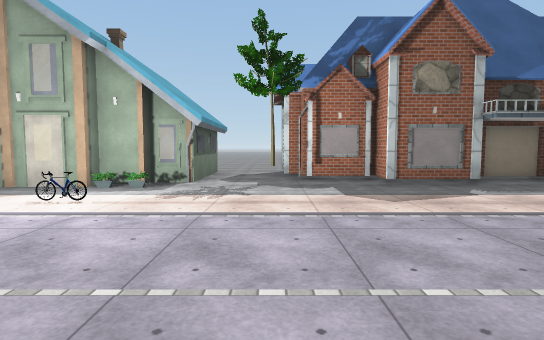
view 1 (above)

24 first-person views from a walk through a scene from a Unity 3-D project. The camera is 1.4 m above the floor, tilts 4° down and sees 80° across. The floor is counted in squares, 2 m on a side. Each view is taken from the middle of a square. On the plan, view 1 faces up. The plan holds only what a view shows up to about 10 squares ahead; the rest is blank. The place goes on beyond the plan. The player is left out. Some animated figures are not drawn. Some surface patterns are stand-ins.

view 2
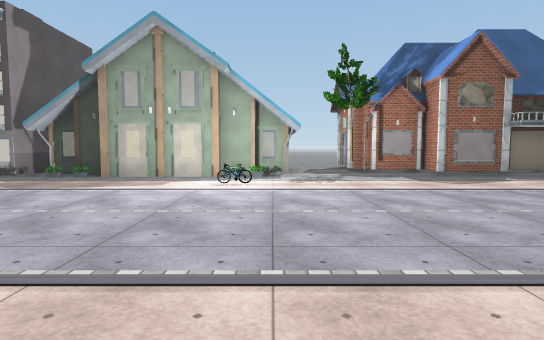

view 3
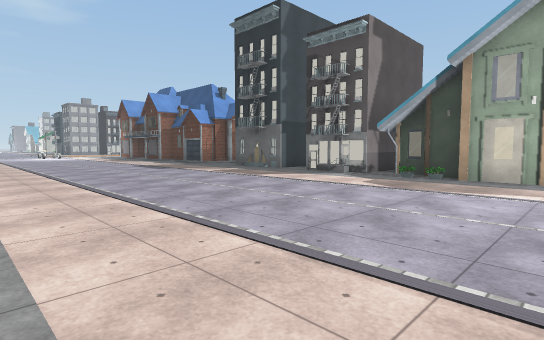

view 4
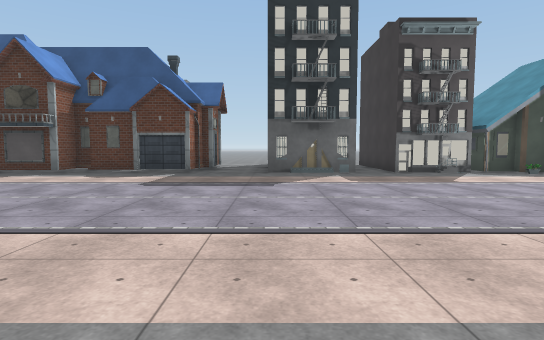

view 5
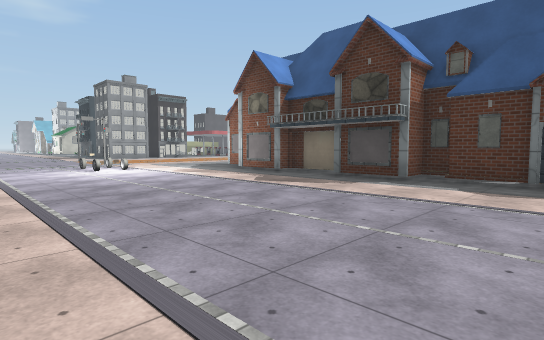

view 6
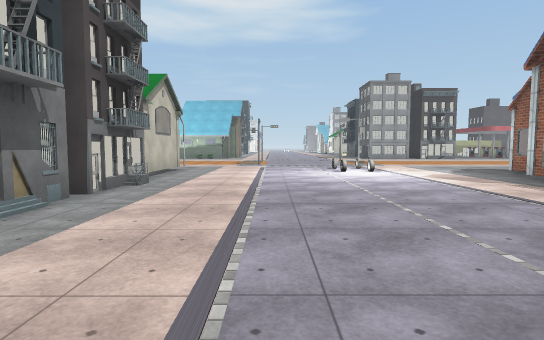

view 7
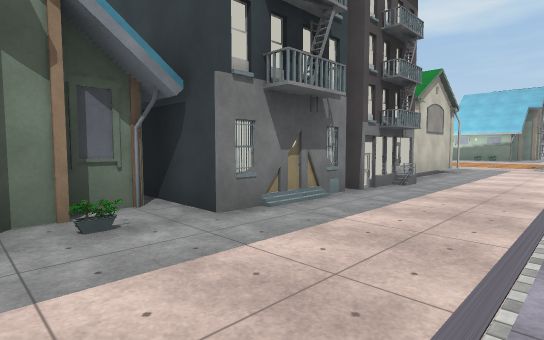

view 8
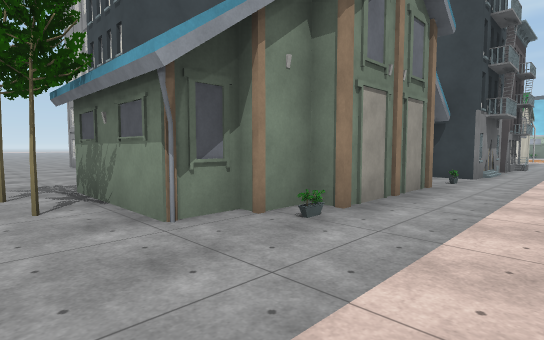

view 9
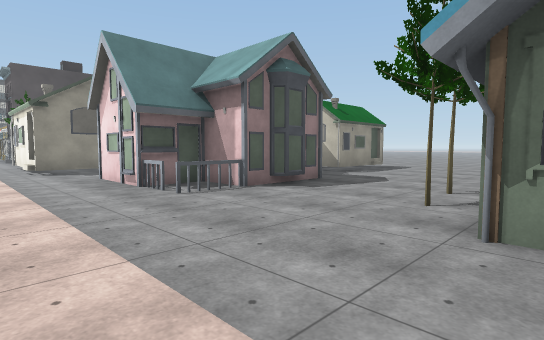

view 10
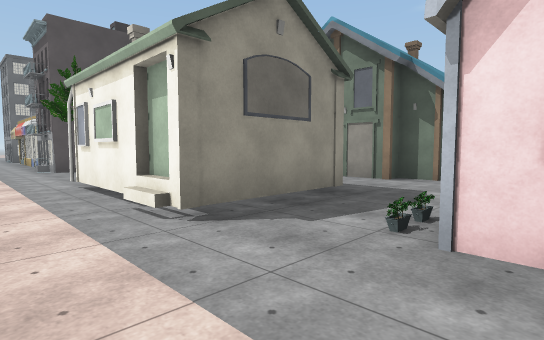

view 11
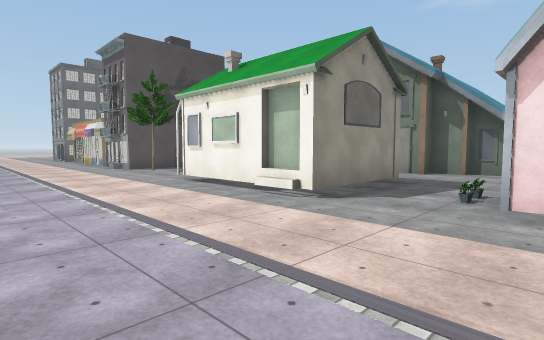

view 12
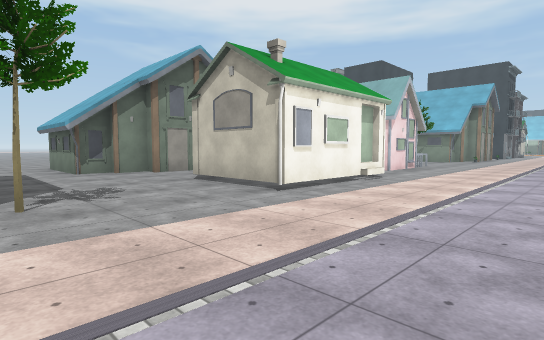

view 13
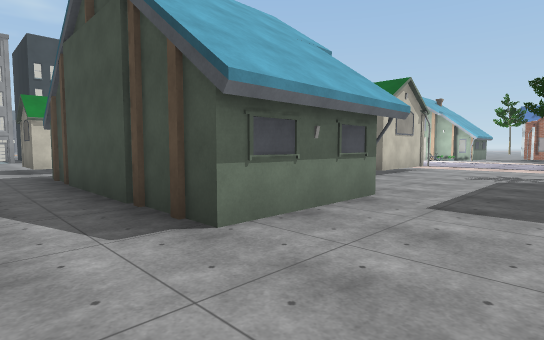

view 14
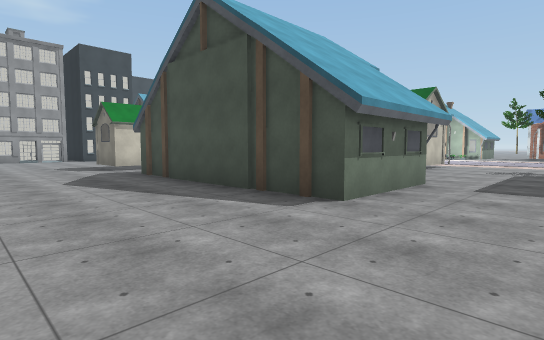

view 15
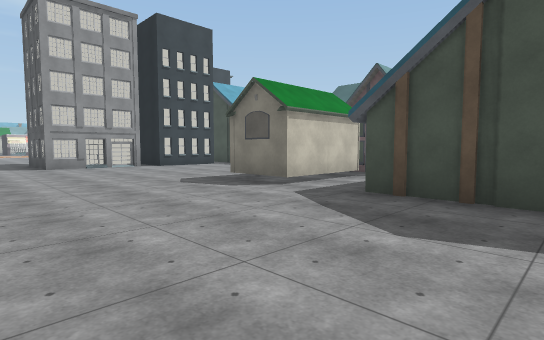

view 16
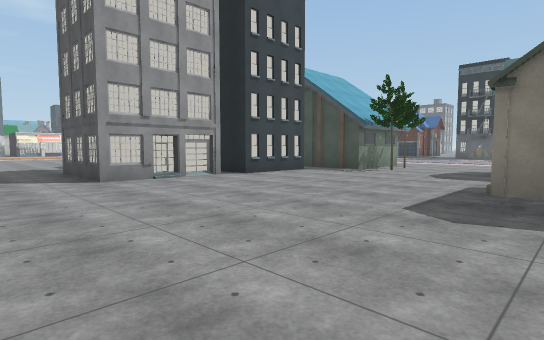

view 17
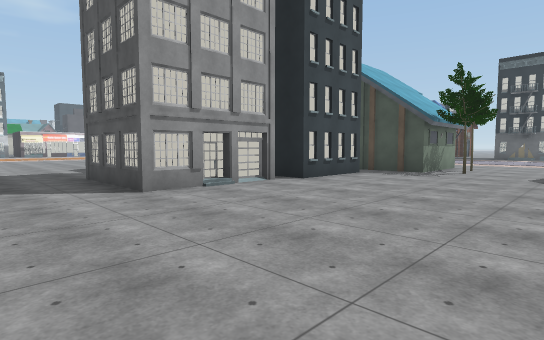

view 18
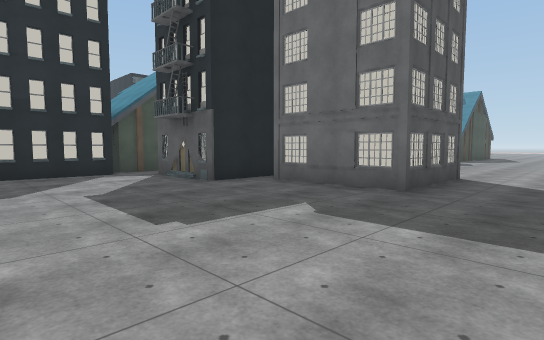

view 19
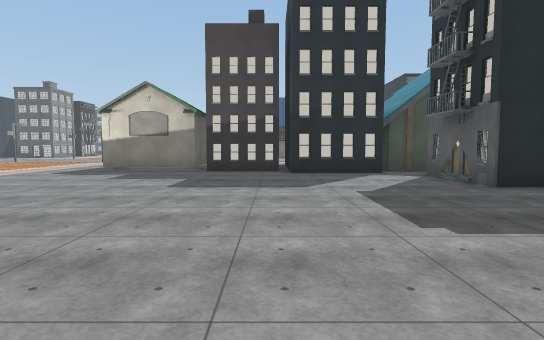

view 20
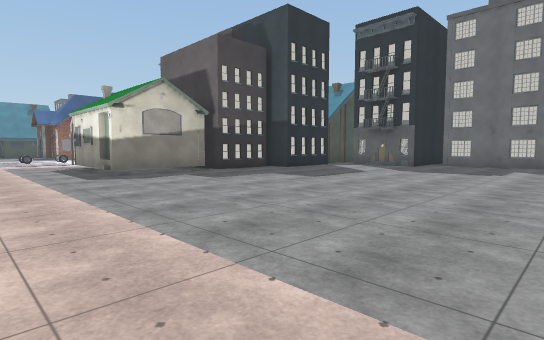

view 21
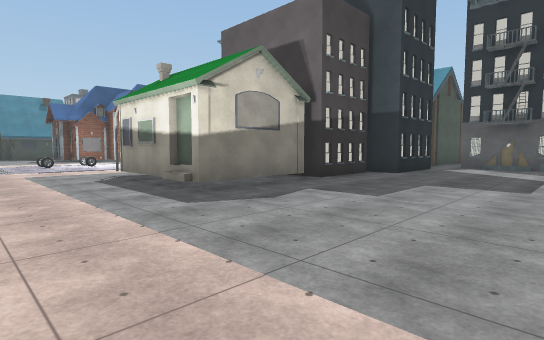

view 22
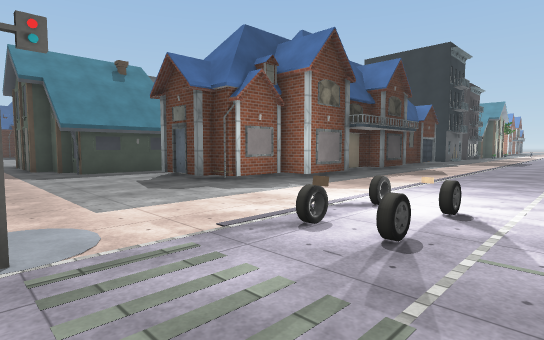

view 23
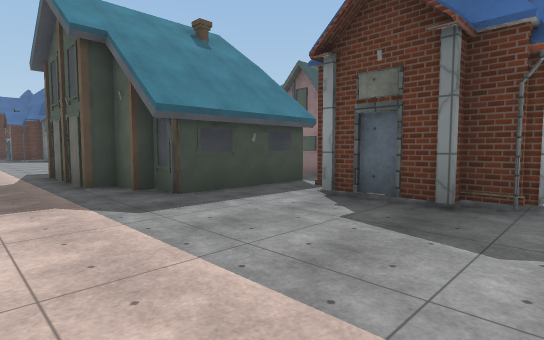

view 24
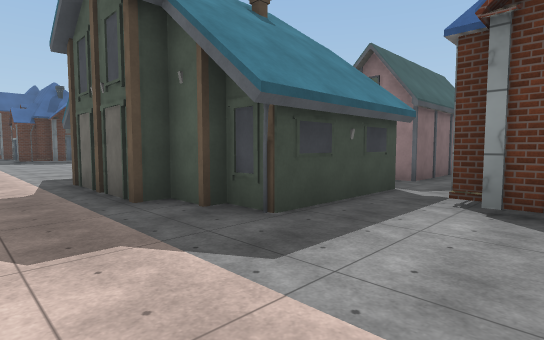

### Floor plan
Key: @ floor where view 1 was taken; # wall or solid block; . floor; = window, fence, low wall or low ledge; H house; T tree; B building; O other object.
Columns run from 31 left of view 1 to 3 right of it. Each row starts with its distance up from view 1.
 20  ..
 19  ..
 18  ..
 17  ..
 16  ..
 15  .#
 14  .#       HH
 13 ..#       HH
 12 ..#  H #
 11 ...  H.###
 10 .........                     ..
  9 .....#                      HH..#
  8 ....##                 B     H..#
  7 ....#########  #.   .# B     H..###
  6 ......##..######.##B.##.HO#=H..T...
  5 ...................................
  4 ............................O......
  3 O.O.O..............................
  2 ..O.O.............................
  1 ...................................
  0  ..............................@...
 -1  ..................................
 -2  ..................................
 -3  ..HHH##B###OH##H..........HHHH..T.
 -4  ..H       #H####H.....H O.H..H...B
 -5  ..H..     #      T...## ..H  H...B
 -6 ...HHH######      .T..   ...  ....B
 -7 .........B##.   ......   .........
 -8 ............#   #........ .H###....
 -9 ............#  ##.....HHH H    H...
-10 ............####B.....H.H.      ...
-11 .............# ##.....HHH.H###HH...
-12 .............#  #..................
-13 .............## B..................
-14 ..............###..................
-15 ...... ............................
-16         ......  .............

Where each view was taken, in squares from view 1:
view 1: 0 up, 0 right, facing up
view 2: 2 down, 2 left, facing up
view 3: 2 down, 4 left, facing up-left
view 4: 3 down, 14 left, facing up
view 5: 1 down, 17 left, facing up-left
view 6: 0 up, 18 left, facing left
view 7: 0 up, 18 left, facing down-left
view 8: 1 down, 12 left, facing down-left
view 9: 1 down, 14 left, facing down-right
view 10: 1 down, 7 left, facing down-right
view 11: 1 up, 7 left, facing down-right
view 12: 1 up, 3 right, facing down-left
view 13: 13 down, 3 right, facing up-left
view 14: 15 down, 3 right, facing up-left
view 15: 16 down, 3 left, facing up-left
view 16: 16 down, 8 left, facing up-left
view 17: 16 down, 10 left, facing up-left
view 18: 16 down, 23 left, facing up-right
view 19: 16 down, 23 left, facing up
view 20: 15 down, 31 left, facing up-right
view 21: 11 down, 31 left, facing up-right
view 22: 1 up, 31 left, facing up-right
view 23: 6 up, 31 left, facing up-right
view 24: 8 up, 31 left, facing up-right
